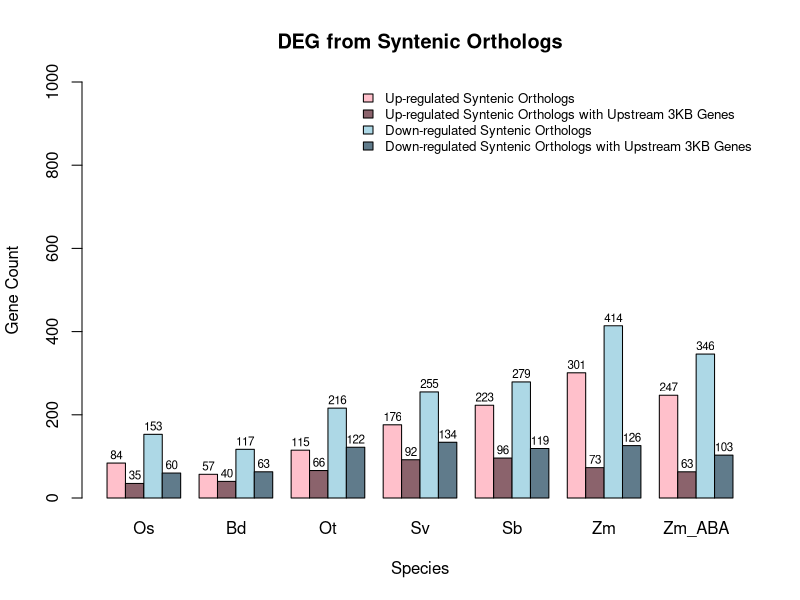

Reproduce this figure in R.
# Your fixed data
data <- data.frame(
  Category = c("Up-regulated Syntenic Orthologs", "Up-regulated Syntenic Orthologs with Upstream 3KB Genes", "Down-regulated Syntenic Orthologs", "Down-regulated Syntenic Orthologs with Upstream 3KB Genes"),
  Os = c(84, 35, 153, 60),
  Bd = c(57, 40, 117, 63),
  Ot = c(115, 66, 216, 122),
  Sv = c(176, 92, 255, 134),
  Sb = c(223, 96, 279, 119),
  Zm = c(301, 73, 414, 126),
  Zm_ABA = c(247, 63, 346, 103)
)

# Create a matrix for the barplot
data_matrix <- as.matrix(data[, -1]) 

# Create the barplot and store the bar midpoints
bar_midpoints <- barplot(data_matrix,
                         main = "DEG from Syntenic Orthologs",
                         xlab = "Species",
                         ylab = "Gene Count",
                         ylim = c(0, 1000),
                         beside = TRUE,
                         col = c("pink", "pink4", "lightblue", "lightskyblue4"),
                         names.arg = c("Os", "Bd", "Ot", "Sv", "Sb", "Zm", "Zm_ABA"))

# Add numbers on top of each bar
# Loop through each row (category) and place the corresponding label on each bar
for (i in 1:nrow(data_matrix)) {
  text(x = bar_midpoints[i, ],
       y = data_matrix[i, ] + 20,   # Offset text a bit above the bar
       labels = data_matrix[i, ],
       cex = 0.7,
       col = "black")
}

# Add legend
legend("topright", 
       legend = data$Category,
       fill = c("pink", "pink4", "lightblue", "lightskyblue4"),
       bty = "n",
       cex = 0.8)
